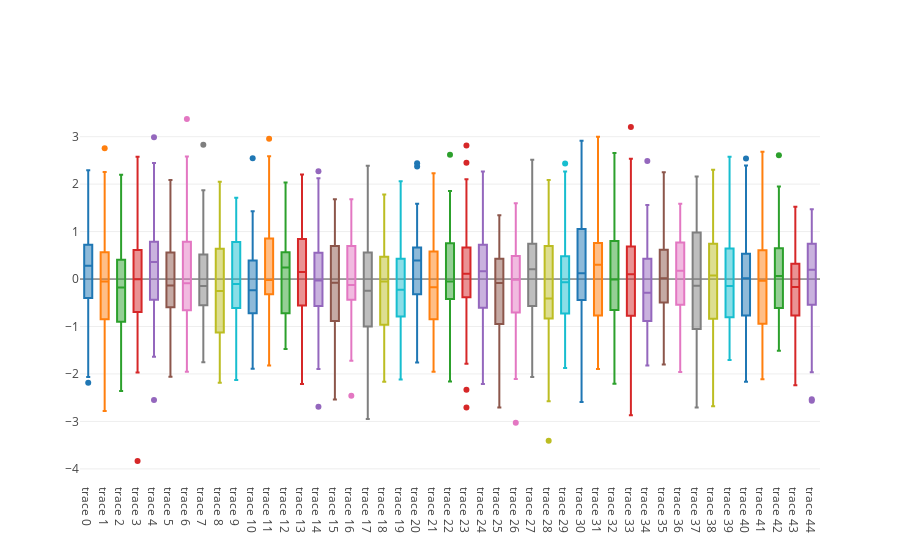

Write notebook code for a chart like this one.
### Code cell
iplot([Box(y = np.random.randn(50), showlegend=False) for i in range(45)], show_link=False)
